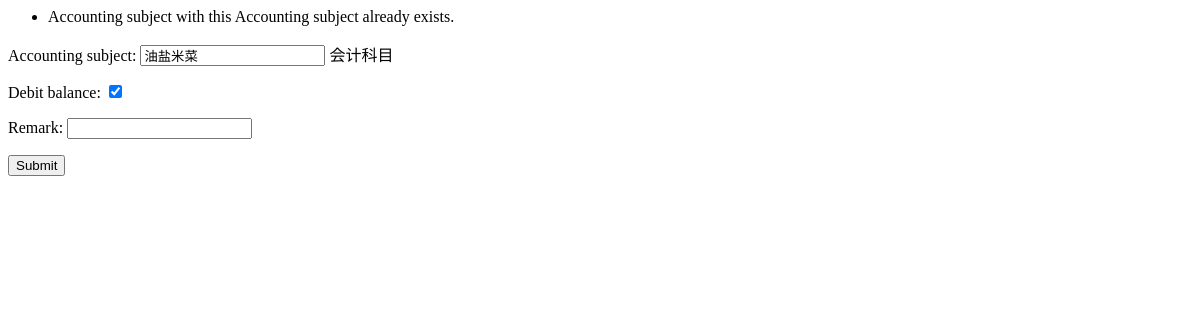
Page /accountingsubject/1/edit/ on the earlier database version.
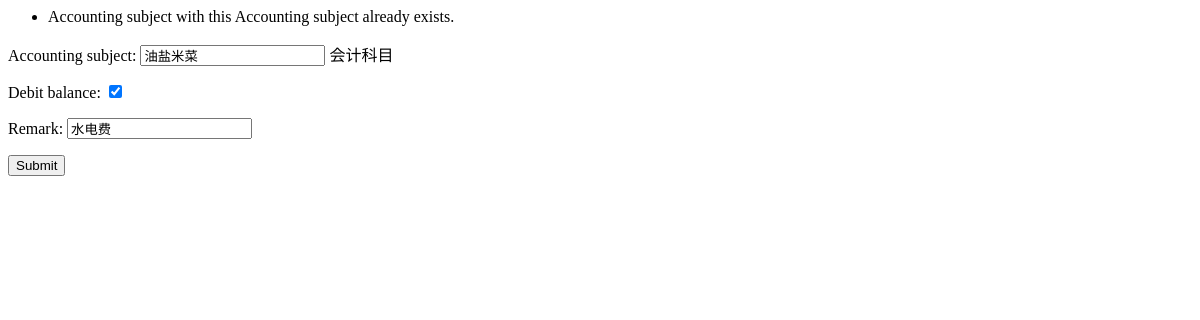
Same page on the later database version.
### cash/models/accountingsubject.py (models this page shows, shortened)
class AccountingSubject(CommonInfo):
    accounting_subject = models.CharField(max_length=50, unique=True, help_text="会计科目")
    debit_balance = models.BooleanField(default=True)
    class Meta:
        db_table = 'cash_accounting_subject'

### cash/views.py (the view)
# urls.py: path('accountingsubject/<int:accounting_subject_id>/edit/', views.accounting_subject_edit, name='accountingsubjectedit')
def accounting_subject_edit(request, accounting_subject_id):
    accounting_subject = get_object_or_404(AccountingSubject, pk=accounting_subject_id)
    if request.method == 'POST':
        form = AccountingSubjectForm(request.POST)
        if form.is_valid():
            accounting_subject.accounting_subject = form.cleaned_data['accounting_subject']
            accounting_subject.debit_balance = form.cleaned_data['debit_balance']
            accounting_subject.remark = form.cleaned_data['remark']
            accounting_subject.save()
            return HttpResponseRedirect('/cash')
    else:
        obj = {"accounting_subject":accounting_subject.accounting_subject,
               "debit_balance":accounting_subject.debit_balance,
               "remark": accounting_subject.remark,
               }
        form = AccountingSubjectForm(obj)
    return render(request, 'cash/accountingsubjectedit.html', {'form': form, 'accounting_subject': accounting_subject})

### cash/forms.py
class AccountingSubjectForm(ModelForm):
    class Meta:
        model = AccountingSubject
        fields = ['accounting_subject', 'debit_balance', 'remark']

### cash/templates/cash/accountingsubjectedit.html (shortened to what this page needs)
<form action="/cash/accountingsubject/{{ accounting_subject.id }}/edit" method="post">
    {{ form.as_p }}
    <input type="submit" value="Submit">
</form>

Differences in the rows shown:
changed AccountingSubject "油盐米菜": remark (not shown) → "水电费"
